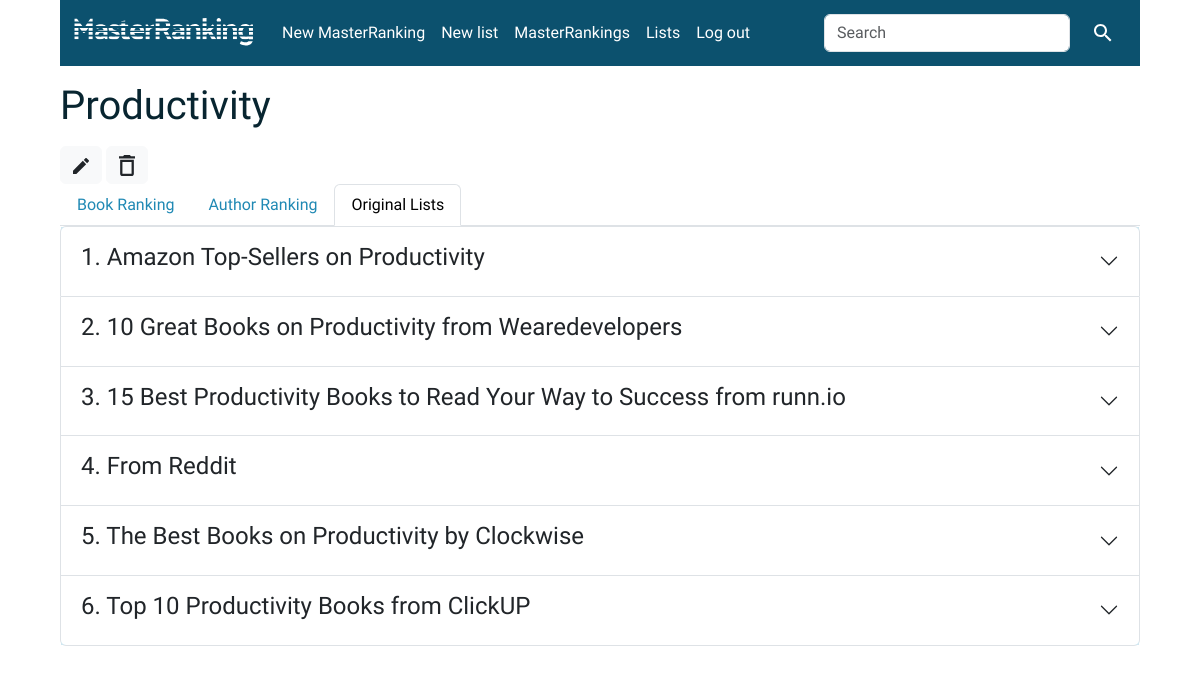
The app's page /masters/lists/10-productivity (signed in) with its own data.
### list/models.py (models this page shows, shortened)
class Master(models.Model):
    name = models.CharField(max_length=960)
    time = models.DateTimeField(auto_now_add=True, null=True)
    slug = models.SlugField(max_length=250, null=True, blank=True)
    user = models.ForeignKey(User, on_delete=models.CASCADE)
    class Meta:
        constraints = [
            models.UniqueConstraint(fields=['name', 'user'], name='User can only have one master with this name'),
            models.UniqueConstraint(fields=['slug', 'user'], name='Slug for master - unique')
        ]
    '''
    Related:
    list
    book_in_master
    author_in_master
    '''
    def __str__(self):
        return self.name

class List(models.Model):
    name = models.CharField(max_length=320)
    info = models.CharField(max_length=960, blank=True)
    url = models.URLField(max_length=560, blank=True)
    credibility = models.PositiveIntegerField(default=3)
    book_num = models.PositiveIntegerField(default=10)
    masters = models.ManyToManyField(Master, blank=True)
    places_matter = models.BooleanField()
    slug = models.SlugField(max_length=250, null=True, blank=True)
    user = models.ForeignKey(User, on_delete=models.CASCADE)
    class Meta:
        constraints = [
            models.UniqueConstraint(fields=['name', 'user'], name='User can only have one list with this name'),
            models.UniqueConstraint(fields=['slug', 'user'], name='Slug for list - unique')
        ]
    def __str__(self):
        return self.name

### list/views.py (the view)
# urls.py: path("masters/lists/<int:master_id>-<str:slug>", views.master_lists, name="master_lists"),
@login_required
def master_lists(request, master_id, slug):
    try:
        master, master_url = get_redirected(Master, {'pk': master_id}, {'slug': slug})
        if master_url:
            return HttpResponseRedirect(master_url)
    except:
        messages.error(request, "The master doesn't exist")
        return HttpResponseRedirect(reverse("masters"))
    if master.user != request.user:
        raise Http404
    return render(request, "list/master_lists.html", {
        "master": master,
        "lists_in_master_by_credibility": master.list_set.order_by("-credibility", "name"),
        "form": BookForm(),
    })

### list/forms.py
class BookForm(forms.Form):
    place = forms.IntegerField(
        min_value = 1,
        required = False,
    )
    title = forms.CharField(
        label = "Title",
        max_length = 320,
    )
    authors = forms.CharField(
        label = "Author(s): separate with commas. For books that are already present in other lists, authors will be added automatically",
        max_length = 960,
        required = False,
    )
    info = forms.CharField(
        label = "Info (optional)",
        max_length = 960,
        required = False,
    )

### list/models.py (called while the page is built)
    def __str__(self):
        return self.name

    def get_authors(self):
        if self.authors.count() == 0:
            return ""
        elif self.authors.count() == 1:
            return self.authors.first()
        else:
            authors = ""
            for author in self.authors.all():
                authors += f"{author}, "
            return authors[:-2]

### list/views.py (called while the page is built)
def get_redirected(queryset_or_class, lookups, validators):
    obj = get_object_or_404(queryset_or_class, **lookups)
    for key, value in validators.items():
        if value != getattr(obj, key):
            return obj, obj.get_absolute_url()
    return obj, None

### list/templates/list/master_lists.html (shortened to what this page needs)
{% extends "list/base.html" %}
{% load static %}
{% block body %}
<h1 id="master-name" data-masterid="{{ master.id }}">{{ master }}</h1>
<div id="master-btns">
    <a id="master-edit-btn" class="btn btn-light" data-toggle="tooltip" data-placement="top" title="Change name">
        <img src="{% static 'list/edit.svg' %}" style="width: 16px;"></a>
    <button type="button" class="btn btn-light" data-bs-toggle="modal" data-bs-target="#deleteMasterModal"
        data-toggle="tooltip" data-placement="top" title="Delete MasterRanking">
        <img src="{% static 'list/delete.svg' %}" style="width: 16px;">
    </button>
</div>
<ul class="nav nav-tabs">
    <li class="nav-item">
        <a class="nav-link" aria-current="page" href="{% url 'master' master.id master.slug %}">Book Ranking</a>
    </li>
    <li class="nav-item">
        <a class="nav-link" href="{% url 'master_author_ranking' master.id master.slug %}">Author Ranking</a>
    </li>
    <li class="nav-item">
        <a class="nav-link active" href="#">Original Lists</a>
    </li>
</ul>
<div class="accordion" id="accordionLists">
    {% for list in lists_in_master_by_credibility %}
    <div class="accordion-item">
        <h2 class="accordion-header" id="heading{{ forloop.counter }}">
            <button class="accordion-button collapsed" type="button" data-bs-toggle="collapse"
                data-bs-target="#collapse{{ forloop.counter }}" aria-expanded="false"
                aria-controls="collapse{{ forloop.counter }}">
                <h4>{{ forloop.counter }}. {{ list }}</h4>
            </button>
        </h2>
    </div>
    {% endfor %}
</div>
{% endblock %}

### list/static/list/style.css (style rules this page uses)
body { font-family: PT Sans, Arial, sans-serif; color: #082530; width: 90%; margin: 0 auto; }
a { color: #2089B4; }
.nav-tabs a.nav-link { color: #2089B4; }
.accordion-header, accordion-button, .accordion-button:not(.collapsed) { background-color: #D1E7F0; border-color: #D1E7F0; }

### records on screen
Master: name "Productivity"
List: name "Amazon Top-Sellers on Productivity"
List: name "10 Great Books on Productivity from Wearedevelopers"
List: name "15 Best Productivity Books to Read Your Way to Success from runn.io"
List: name "From Reddit"
List: name "The Best Books on Productivity by Clockwise"
List: name "Top 10 Productivity Books from ClickUP"
